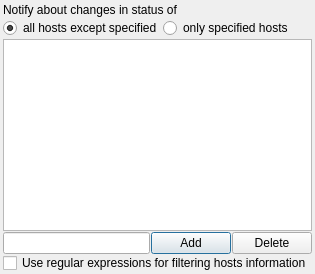
             <widget class="QWidget" name="tabConfigHosts">
              <property name="toolTip">
               <string/>
              </property>
              <attribute name="title">
               <string>Filtering hosts</string>
              </attribute>
              <layout class="QVBoxLayout" name="verticalLayout">
               <property name="spacing">
                <number>1</number>
               </property>
               <property name="margin">
                <number>3</number>
               </property>
               <item>
                <widget class="QLabel" name="label_3">
                 <property name="text">
                  <string>Notify about changes in status of</string>
                 </property>
                </widget>
               </item>
               <item>
                <layout class="QHBoxLayout" name="horizontalLayout_8">
                 <item>
                  <widget class="QRadioButton" name="rbAllExceptSpecifedHosts">
                   <property name="text">
                    <string>all hosts except specified</string>
                   </property>
                   <property name="checked">
                    <bool>true</bool>
                   </property>
                  </widget>
                 </item>
                 <item>
                  <widget class="QRadioButton" name="rbOnlyListedHosts">
                   <property name="text">
                    <string>only specified hosts</string>
                   </property>
                  </widget>
                 </item>
                </layout>
               </item>
               <item>
                <widget class="QListWidget" name="listHosts">
                 <property name="font">
                  <font>
                   <pointsize>10</pointsize>
                  </font>
                 </property>
                 <property name="selectionMode">
                  <enum>QAbstractItemView::ExtendedSelection</enum>
                 </property>
                 <property name="modelColumn">
                  <number>0</number>
                 </property>
                 <property name="uniformItemSizes">
                  <bool>false</bool>
                 </property>
                 <property name="wordWrap">
                  <bool>false</bool>
                 </property>
                 <property name="sortingEnabled">
                  <bool>true</bool>
                 </property>
                </widget>
               </item>
               <item>
                <layout class="QHBoxLayout" name="horizontalLayout_7">
                 <item>
                  <widget class="QLineEdit" name="edAddHost"/>
                 </item>
                 <item>
                  <widget class="QPushButton" name="btnAddHost">
                   <property name="text">
                    <string>Add</string>
                   </property>
                   <property name="default">
                    <bool>true</bool>
                   </property>
                  </widget>
                 </item>
                 <item>
                  <widget class="QPushButton" name="btnDelHost">
                   <property name="text">
                    <string>Delete</string>
                   </property>
                   <property name="shortcut">
                    <string>Del</string>
                   </property>
                  </widget>
                 </item>
                </layout>
               </item>
               <item>
                <widget class="QCheckBox" name="cbUseFilterRegExpHosts">
                 <property name="maximumSize">
                  <size>
                   <width>16777215</width>
                   <height>16</height>
                  </size>
                 </property>
                 <property name="text">
                  <string>Use regular expressions for filtering hosts information</string>
                 </property>
                </widget>
               </item>
              </layout>
             </widget>
